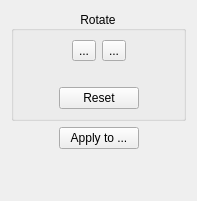
<?xml version="1.0" encoding="UTF-8"?>
<ui version="4.0">
 <class>fix_orientation::OptionsWidget</class>
 <widget class="QWidget" name="fix_orientation::OptionsWidget">
  <property name="geometry">
   <rect>
    <x>0</x>
    <y>0</y>
    <width>197</width>
    <height>201</height>
   </rect>
  </property>
  <property name="windowTitle">
   <string>Form</string>
  </property>
  <layout class="QVBoxLayout">
   <item>
    <widget class="CollapsibleGroupBox" name="rotateGroupBox">
     <property name="title">
      <string>Rotate</string>
     </property>
     <property name="alignment">
      <set>Qt::AlignCenter</set>
     </property>
     <layout class="QVBoxLayout">
      <item>
       <layout class="QHBoxLayout">
        <item>
         <spacer>
          <property name="orientation">
           <enum>Qt::Horizontal</enum>
          </property>
          <property name="sizeHint" stdset="0">
           <size>
            <width>1</width>
            <height>1</height>
           </size>
          </property>
         </spacer>
        </item>
        <item>
         <widget class="QToolButton" name="rotateLeftBtn">
          <property name="text">
           <string>...</string>
          </property>
          <property name="icon">
           <iconset resource="../../../resources/resources.qrc">
            <normaloff>:/icons/object-rotate-left.png</normaloff>:/icons/object-rotate-left.png</iconset>
          </property>
          <property name="iconSize">
           <size>
            <width>24</width>
            <height>24</height>
           </size>
          </property>
         </widget>
        </item>
        <item>
         <widget class="QToolButton" name="rotateRightBtn">
          <property name="text">
           <string>...</string>
          </property>
          <property name="icon">
           <iconset resource="../../../resources/resources.qrc">
            <normaloff>:/icons/object-rotate-right.png</normaloff>:/icons/object-rotate-right.png</iconset>
          </property>
          <property name="iconSize">
           <size>
            <width>24</width>
            <height>24</height>
           </size>
          </property>
         </widget>
        </item>
        <item>
         <spacer>
          <property name="orientation">
           <enum>Qt::Horizontal</enum>
          </property>
          <property name="sizeHint" stdset="0">
           <size>
            <width>1</width>
            <height>1</height>
           </size>
          </property>
         </spacer>
        </item>
       </layout>
      </item>
      <item>
       <layout class="QHBoxLayout">
        <item>
         <spacer>
          <property name="orientation">
           <enum>Qt::Horizontal</enum>
          </property>
          <property name="sizeHint" stdset="0">
           <size>
            <width>1</width>
            <height>1</height>
           </size>
          </property>
         </spacer>
        </item>
        <item>
         <widget class="QLabel" name="rotationIndicator">
          <property name="text">
           <string/>
          </property>
          <property name="pixmap">
           <pixmap resource="../../../resources/resources.qrc">:/icons/big-up-arrow.png</pixmap>
          </property>
         </widget>
        </item>
        <item>
         <spacer>
          <property name="orientation">
           <enum>Qt::Horizontal</enum>
          </property>
          <property name="sizeHint" stdset="0">
           <size>
            <width>1</width>
            <height>1</height>
           </size>
          </property>
         </spacer>
        </item>
       </layout>
      </item>
      <item>
       <layout class="QHBoxLayout">
        <item>
         <spacer>
          <property name="orientation">
           <enum>Qt::Horizontal</enum>
          </property>
          <property name="sizeHint" stdset="0">
           <size>
            <width>1</width>
            <height>1</height>
           </size>
          </property>
         </spacer>
        </item>
        <item>
         <widget class="QPushButton" name="resetBtn">
          <property name="text">
           <string>Reset</string>
          </property>
         </widget>
        </item>
        <item>
         <spacer>
          <property name="orientation">
           <enum>Qt::Horizontal</enum>
          </property>
          <property name="sizeHint" stdset="0">
           <size>
            <width>1</width>
            <height>1</height>
           </size>
          </property>
         </spacer>
        </item>
       </layout>
      </item>
     </layout>
    </widget>
   </item>
   <item>
    <layout class="QHBoxLayout">
     <item>
      <spacer>
       <property name="orientation">
        <enum>Qt::Horizontal</enum>
       </property>
       <property name="sizeHint" stdset="0">
        <size>
         <width>1</width>
         <height>1</height>
        </size>
       </property>
      </spacer>
     </item>
     <item>
      <widget class="QPushButton" name="applyToBtn">
       <property name="text">
        <string>Apply to ...</string>
       </property>
      </widget>
     </item>
     <item>
      <spacer>
       <property name="orientation">
        <enum>Qt::Horizontal</enum>
       </property>
       <property name="sizeHint" stdset="0">
        <size>
         <width>1</width>
         <height>1</height>
        </size>
       </property>
      </spacer>
     </item>
    </layout>
   </item>
   <item>
    <spacer>
     <property name="orientation">
      <enum>Qt::Vertical</enum>
     </property>
     <property name="sizeHint" stdset="0">
      <size>
       <width>1</width>
       <height>1</height>
      </size>
     </property>
    </spacer>
   </item>
  </layout>
 </widget>
 <customwidgets>
  <customwidget>
   <class>CollapsibleGroupBox</class>
   <extends>QGroupBox</extends>
   <header location="global">CollapsibleGroupBox.h</header>
   <container>1</container>
  </customwidget>
 </customwidgets>
 <resources>
  <include location="../../../resources/resources.qrc"/>
 </resources>
 <connections/>
</ui>
